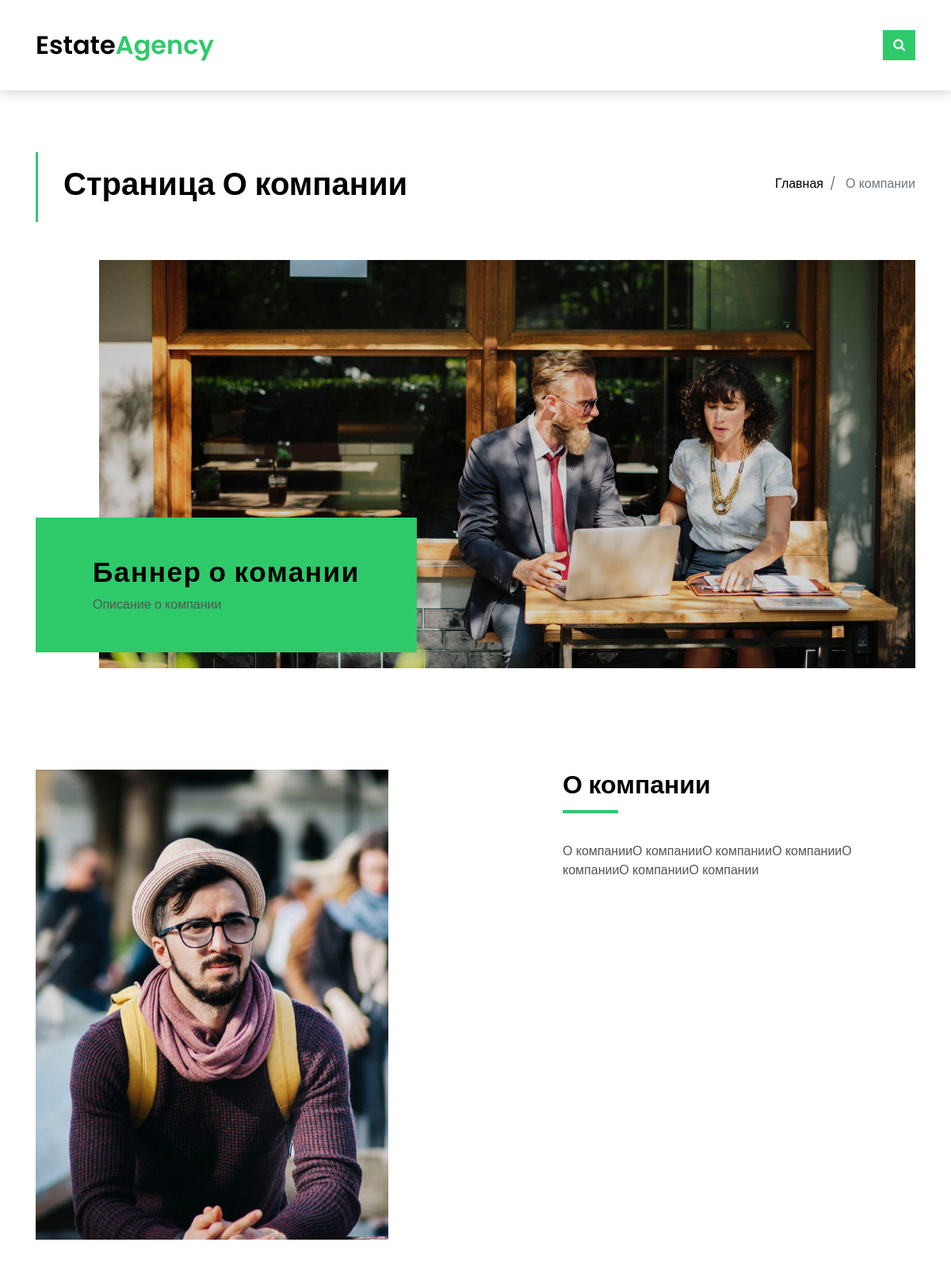
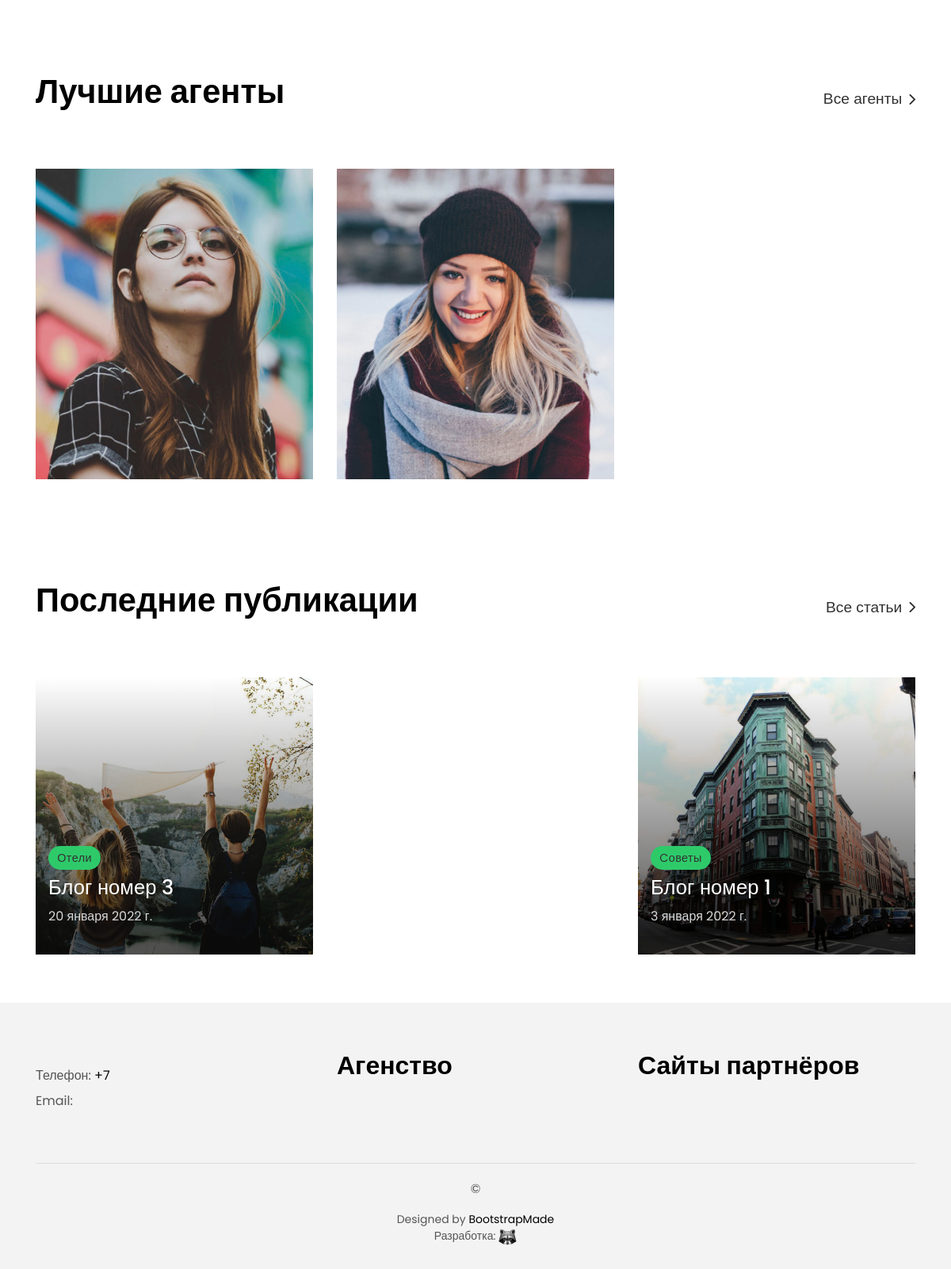
The page /about/ on the database its author committed (2 pictures, top to bottom).
### estate_about/models.py (models this page shows, shortened)
class About(SingletonModel):
    singleton_instance_id = 1
    title = models.CharField('Название страницы', max_length=200)
    banner_photo = models.ImageField('Баннер страницы', upload_to="about/")
    banner_title = models.CharField('Заголовок баннера', max_length=200)
    banner_descr = models.CharField('Описание баннера', max_length=100)
    page_photo = models.ImageField('Фото страницы', upload_to="about/")
    page_title = models.CharField('Заголовок страницы', max_length=100)
    page_descr = models.TextField('Текст страницы')
    agent_about = models.ManyToManyField(Agent, verbose_name='Агенты', related_name='agent_about')
    class Meta:
        verbose_name = "О компании"
        verbose_name_plural = "О компании"

### estate_agents/models.py (models this page shows, shortened)
class Agent(models.Model):
    name = models.CharField('Имя Агента', max_length=150)
    description = models.TextField('Описание агента', max_length=300, help_text='Описание на 300 символов')
    property_agent = models.ManyToManyField(to='eastate_property.Property', verbose_name='Обеъекты агента',
                                            related_name='property_agent')
    photo = models.ImageField('Фото агента', upload_to="agents/")
    phone = models.CharField('Номер телефона', max_length=10, help_text='Номер без +7')
    email = models.EmailField('Email')
    facebook = models.CharField('Facebook', max_length=60, blank=True)
    twitter = models.CharField('Twitter', max_length=60, blank=True)
    instagram = models.CharField('Instagram', max_length=60, blank=True)
    best = models.BooleanField('Лучший агент', default=False)
    url = models.SlugField(max_length=130, unique=True)
    draft = models.BooleanField("Публикация", default=False)
    def get_absolute_url(self):
        return reverse("agent_detail", kwargs={"slug": self.url})
    class Meta:
        verbose_name = "Агент"
        verbose_name_plural = "Агенты"

### estate_blog/models.py (models this page shows, shortened)
class Blog(models.Model):
    seo_title = models.CharField('SEO заголовок', max_length=70)
    seo_descr = models.CharField('SEO описание', max_length=150)
    name = models.CharField('Название статьи', max_length=150)
    category = models.ForeignKey(Category, verbose_name='Категория статьи', on_delete=models.SET_NULL, null=True)
    autor = models.CharField('Автор статьи', max_length=60)
    date = models.DateField('Дата публикации', default=date.today)
    image_preview = models.ImageField('Превью изображения', upload_to="blog_preview/")
    image_main = models.ImageField('Основное изображение', upload_to="blog_main/")
    text_preview = models.TextField('Вводный текст')
    text_main = models.TextField('Текст статьи')
    text_quote = models.TextField('Цитата', blank=True)
    quote_autor = models.CharField('Автор цитаты', max_length=60, blank=True)
    url = models.SlugField(max_length=130, unique=True)
    draft = models.BooleanField("Публикация", default=False)
    def get_absolute_url(self):
        return reverse("blog_detail", kwargs={"slug": self.url})
    class Meta:
        verbose_name = "Блог"
        verbose_name_plural = "Блог"

class Category(models.Model):
    name = models.CharField('Название категории', max_length=60)
    url = models.SlugField(max_length=130, unique=True)
    def __str__(self):
        return self.name
    def get_absolute_url(self):
        return reverse('category', kwargs={'cat_slug': self.url})
    class Meta:
        verbose_name = "Категория блога"
        verbose_name_plural = "Категории блога"

### estate_about/views.py (the view)
# urls.py: path('', about_page),
def about_page(request):
    return render(request, 'about/about.html', {'abouts': About.objects.all(), 'title': 'О компании'})

### estate_index/templatestags/tags.py (called while the page is built)
@register.inclusion_tag('tags/last_blogs.html')
def get_last_articles():
    last_blog = Blog.objects.order_by('-date')[0:6]
    return {'last_blogs': last_blog}

@register.inclusion_tag('tags/best_agents.html')
def get_bets_agents():
    best_agent = Agent.objects.filter(best=True)
    return {'best_agents': best_agent}

### templates/about/about.html
{% extends 'base.html' %}
{% load tags %}
{% block content %}
{% for about in abouts %}
  <section class="intro-single">
    <div class="container">
      <div class="row">
        <div class="col-md-12 col-lg-8">
          <div class="title-single-box">
            <h1 class="title-single">{{ about.title }}</h1>
          </div>
        </div>
        <div class="col-md-12 col-lg-4">
          <nav aria-label="breadcrumb" class="breadcrumb-box d-flex justify-content-lg-end">
            <ol class="breadcrumb">
              <li class="breadcrumb-item">
                <a href="/">Главная</a>
              </li>
              <li class="breadcrumb-item active" aria-current="page">
                О компании
              </li>
            </ol>
          </nav>
        </div>
      </div>
    </div>
  </section>
  <section class="section-about">
    <div class="container">
      <div class="row">
        <div class="col-sm-12">
          <div class="about-img-box">
            <img src="{{ about.banner_photo.url }}" alt="" class="img-fluid">
          </div>
          <div class="sinse-box">
            <h3 class="sinse-title">{{ about.banner_title }}</h3>
            <p>{{ about.banner_descr }}</p>
          </div>
        </div>
        <div class="col-md-12 section-t8">
          <div class="row">
            <div class="col-md-6 col-lg-5">
              <img src="{{ about.page_photo.url }}" alt="" class="img-fluid">
            </div>
            <div class="col-lg-2  d-none d-lg-block">
            </div>
            <div class="col-md-6 col-lg-5 section-md-t3">
              <div class="title-box-d">
                <h3 class="title-d">{{ about.page_title }}</h3>
              </div>
              <p class="color-text-a">
               {{ about.page_descr|safe }}
              </p>
            </div>
          </div>
        </div>
      </div>
    </div>
  </section>
{% get_bets_agents %}
{% get_last_articles %}
{% endfor %}
{% endblock content %}

### templates/tags/best_agents.html (shortened to what this page needs)
<section class="section-agents section-t8">
    <div class="container">
        <div class="row">
            <div class="col-md-12">
                <div class="title-wrap d-flex justify-content-between">
                    <div class="title-box">
                        <h2 class="title-a">Лучшие агенты</h2>
                    </div>
                    <div class="title-link">
                        <a href="/agents/">Все агенты
                            <span class="ion-ios-arrow-forward"></span>
                        </a>
                    </div>
                </div>
            </div>
        </div>
        <div class="row">
            {% for agent in best_agents %}
            <div class="col-md-4">
                <div class="card-box-d">
                    <div class="card-img-d">
                        <img src="{{ agent.photo.url }}" alt="" class="img-d img-fluid">
                    </div>
                    <div class="card-overlay card-overlay-hover">
                        <div class="card-header-d">
                            <div class="card-title-d align-self-center">
                            </div>
                        </div>
                        <div class="card-body-d">
                        </div>
                    </div>
                </div>
            </div>
            {% endfor %}
        </div>
    </div>
</section>

### templates/tags/last_blogs.html (shortened to what this page needs)
<section class="section-news section-t8">
    <div class="container">
        <div class="row">
            <div class="col-md-12">
                <div class="title-wrap d-flex justify-content-between">
                    <div class="title-box">
                        <h2 class="title-a">Последние публикации</h2>
                    </div>
                    <div class="title-link">
                        <a href="/blog/">Все статьи
                            <span class="ion-ios-arrow-forward"></span>
                        </a>
                    </div>
                </div>
            </div>
        </div>
        <div id="new-carousel" class="owl-carousel owl-theme">
            {% for blog in last_blogs %}
            <div class="carousel-item-c">
                <div class="card-box-b card-shadow news-box">
                    <div class="img-box-b">
                        <img src="{{ blog.image_preview.url }}" alt="" class="img-b img-fluid">
                    </div>
                    <div class="card-overlay">
                        <div class="card-header-b">
                            <div class="card-category-b">
                                <a href="{{ blog.category.get_absolute_url }}" class="category-b">{{ blog.category }}</a>
                            </div>
                            <div class="card-title-b">
                                <h2 class="title-2">
                                    <a href="{{ blog.get_absolute_url }}">{{ blog.name }}</a>
                                </h2>
                            </div>
                            <div class="card-date">
                                <span class="date-b">{{ blog.date }}</span>
                            </div>
                        </div>
                    </div>
                </div>
            </div>
            {% endfor %}
        </div>
    </div>
</section>

### static/css/style.css (style rules this page uses)
body { font-family: 'Poppins', sans-serif; color: #555555; }
h1, h2, h3, h4, h5, h6 { color: #000000; }
a { color: #000000; transition: all .5s ease; }
.color-text-a { color: #555555; }
.section-t8 { padding-top: 8rem; }
.title-wrap { padding-bottom: 4rem; }
.title-a { font-size: 2.6rem; font-weight: 600; }
.title-link { font-size: 1.2rem; font-weight: 300; padding-top: 1.2rem; }
.title-link a { color: #313131; }
.title-link span { font-size: 20px; padding-left: 4px; vertical-align: middle; }
.title-box-d { padding-bottom: 1.8rem; margin-bottom: 1rem; position: relative; }
.title-box-d .title-d { font-weight: 600; font-size: 2rem; }
.title-box-d .title-d:after { content: ''; position: absolute; width: 70px; height: 4px; background-color: #2eca6a; bottom: 20px; left: 0; }
.intro-single { padding: 12rem 0 3rem; }
.intro-single .title-single-box { padding: 1rem 0 1rem 2rem; }
.intro-single .title-single-box { border-left: 3px solid #2eca6a; }
.intro-single .title-single-box .title-single { font-weight: 600; font-size: 2.2rem; }
.intro-single .breadcrumb-box { padding: 1rem 0 0 .5rem; }
.intro-single .breadcrumb { background-color: transparent; padding-right: 0; padding-left: 0; }
.card-box-a, .card-box-b, .card-box-d { position: relative; overflow: hidden; -webkit-backface-visibility: hidden; backface-visibility: hidden; }
.card-box-a .img-a, .card-box-a .img-b, .card-box-b .img-a, .card-box-b .img-b { transition: .8s all ease-in-out; }
.card-overlay { position: absolute; width: 100%; height: 100%; top: 0; left: 0; }
.card-shadow { -webkit-backface-visibility: hidden; backface-visibility: hidden; }
.card-shadow:before { content: ' '; position: absolute; top: 0; left: 0; width: 100%; height: 100%; z-index: 1; background: linear-gradient(to bottom, rgba(0, 0, 0, 0) 0%, rgba(0, 0, 0, 0.2) 27%, rgba(0, 0, 0, 0.65) 90%); }
.card-header-b { padding: 1rem; color: #ffffff; position: absolute; bottom: 20px; z-index: 2; }
.card-header-b .category-b { font-size: .9rem; background-color: #2eca6a; padding: .3rem .7rem; color: #313131; letter-spacing: 0.030em; border-radius: 50px; text-decoration: none; }
.card-header-b .title-2 { margin-bottom: 0; padding: .6rem 0; font-size: 1.5rem; }
.card-header-b .title-2 a { color: #ffffff; text-decoration: none; }
.card-header-b .date-b { color: #d8d8d8; font-size: 1rem; }
.card-box-d .card-overlay-hover { transition: all .2s ease-in-out; padding: 15px 40px 15px 35px; }
.about-img-box { padding-left: 1rem; position: relative; }
.sinse-box { background-color: #2eca6a; padding: 1rem 2rem; position: absolute; left: 15px; bottom: 10px; }
.sinse-box .sinse-title { font-weight: 700; letter-spacing: 0.043em; font-size: 1rem; }
.sinse-box p { margin-bottom: 0; font-size: .7rem; }
@media (min-width: 576px) { .about-img-box { padding-left: 4rem; } }
@media (min-width: 576px) { .sinse-box { padding: 1.5rem 2.5rem; bottom: 20px; } }
@media (min-width: 576px) { .sinse-box .sinse-title { font-size: 1.3rem; } }
@media (min-width: 576px) { .sinse-box p { font-size: .8rem; } }
@media (min-width: 576px) { .sinse-box p { font-size: 1rem; } }
@media (min-width: 768px) { .intro-single .title-single-box .title-single { font-size: 2.1rem; } }
@media (min-width: 768px) { .card-header-b { bottom: 0px; } }
@media (min-width: 768px) { .card-header-b .title-2 { font-size: 1rem; } }
@media (min-width: 768px) { .card-header-b .date-b { font-size: .9rem; } }
@media (min-width: 768px) { .card-box-d .card-overlay-hover { padding: 5px 15px 5px 10px; } }
@media (min-width: 768px) { .about-img-box { padding-left: 5rem; } }
@media (min-width: 768px) { .sinse-box { padding: 1.5rem 3rem; } }
@media (min-width: 768px) { .sinse-box .sinse-title { font-size: 1.8rem; } }
@media (min-width: 992px) { .intro-single .title-single-box .title-single { font-size: 2.5rem; } }
@media (min-width: 992px) { .card-header-b { bottom: 20px; } }
@media (min-width: 992px) { .card-header-b .title-2 { font-size: 1.6rem; } }
@media (min-width: 992px) { .card-header-b .date-b { font-size: 1rem; } }
@media (min-width: 992px) { .card-box-d .card-overlay-hover { padding: 5px 40px 5px 35px; } }
@media (min-width: 992px) { .sinse-box { padding: 3rem 4.5rem; } }
@media (min-width: 992px) { .sinse-box .sinse-title { font-size: 2.2rem; } }
@media (min-width: 1200px) { .card-box-d .card-overlay-hover { padding: 15px 40px 5px 35px; } }

### rows shown on the page
About: title "Страница О компании", banner_photo (picture), banner_title "Баннер о комании", banner_descr "Описание о компании", page_photo (picture), page_title "О компании", page_descr "О компанииО компанииО компанииО компанииО компанииО компанииО компании"
Agent: photo (picture)
Agent: photo (picture)
Agent: photo (picture)
Blog: image_preview (picture), category "Отели", name "Блог номер 3", date "20 января 2022 г."
Blog: image_preview (picture)
Blog: image_preview (picture), category "Cоветы", name "Блог номер 1", date "3 января 2022 г."
